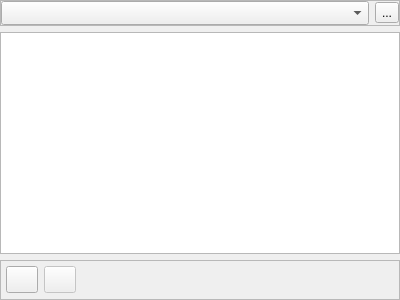
<?xml version="1.0" encoding="UTF-8"?>
<ui version="4.0">
 <class>ProjectNavigator</class>
 <widget class="QWidget" name="ProjectNavigator">
  <property name="geometry">
   <rect>
    <x>0</x>
    <y>0</y>
    <width>400</width>
    <height>300</height>
   </rect>
  </property>
  <property name="windowTitle">
   <string>Form</string>
  </property>
  <layout class="QVBoxLayout" name="verticalLayout">
   <property name="leftMargin">
    <number>0</number>
   </property>
   <property name="topMargin">
    <number>0</number>
   </property>
   <property name="rightMargin">
    <number>0</number>
   </property>
   <property name="bottomMargin">
    <number>0</number>
   </property>
   <item>
    <widget class="QFrame" name="frameSites">
     <property name="sizePolicy">
      <sizepolicy hsizetype="Preferred" vsizetype="Maximum">
       <horstretch>0</horstretch>
       <verstretch>0</verstretch>
      </sizepolicy>
     </property>
     <property name="frameShape">
      <enum>QFrame::StyledPanel</enum>
     </property>
     <property name="frameShadow">
      <enum>QFrame::Raised</enum>
     </property>
     <layout class="QHBoxLayout" name="horizontalLayout_6">
      <property name="leftMargin">
       <number>0</number>
      </property>
      <property name="topMargin">
       <number>0</number>
      </property>
      <property name="rightMargin">
       <number>0</number>
      </property>
      <property name="bottomMargin">
       <number>0</number>
      </property>
      <item>
       <widget class="QComboBox" name="cmbSites">
        <property name="minimumSize">
         <size>
          <width>0</width>
          <height>24</height>
         </size>
        </property>
       </widget>
      </item>
      <item>
       <widget class="QToolButton" name="btnEditSite">
        <property name="cursor">
         <cursorShape>PointingHandCursor</cursorShape>
        </property>
        <property name="text">
         <string>...</string>
        </property>
        <property name="icon">
         <iconset resource="../resources/TeraClient.qrc">
          <normaloff>:/icons/edit.png</normaloff>:/icons/edit.png</iconset>
        </property>
        <property name="iconSize">
         <size>
          <width>20</width>
          <height>20</height>
         </size>
        </property>
       </widget>
      </item>
     </layout>
    </widget>
   </item>
   <item>
    <widget class="QTreeWidget" name="treeNavigator">
     <property name="iconSize">
      <size>
       <width>24</width>
       <height>24</height>
      </size>
     </property>
     <attribute name="headerVisible">
      <bool>false</bool>
     </attribute>
     <column>
      <property name="text">
       <string notr="true">1</string>
      </property>
     </column>
    </widget>
   </item>
   <item>
    <widget class="QFrame" name="bottomFrame">
     <property name="sizePolicy">
      <sizepolicy hsizetype="Preferred" vsizetype="Maximum">
       <horstretch>0</horstretch>
       <verstretch>0</verstretch>
      </sizepolicy>
     </property>
     <property name="minimumSize">
      <size>
       <width>0</width>
       <height>40</height>
      </size>
     </property>
     <property name="frameShape">
      <enum>QFrame::StyledPanel</enum>
     </property>
     <property name="frameShadow">
      <enum>QFrame::Raised</enum>
     </property>
     <layout class="QHBoxLayout" name="horizontalLayout_5">
      <property name="leftMargin">
       <number>5</number>
      </property>
      <property name="topMargin">
       <number>5</number>
      </property>
      <property name="rightMargin">
       <number>5</number>
      </property>
      <property name="bottomMargin">
       <number>5</number>
      </property>
      <item>
       <widget class="QToolButton" name="btnNewItem">
        <property name="minimumSize">
         <size>
          <width>32</width>
          <height>20</height>
         </size>
        </property>
        <property name="cursor">
         <cursorShape>PointingHandCursor</cursorShape>
        </property>
        <property name="text">
         <string/>
        </property>
        <property name="icon">
         <iconset resource="../resources/TeraClient.qrc">
          <normaloff>:/icons/new.png</normaloff>:/icons/new.png</iconset>
        </property>
        <property name="iconSize">
         <size>
          <width>20</width>
          <height>20</height>
         </size>
        </property>
        <property name="popupMode">
         <enum>QToolButton::InstantPopup</enum>
        </property>
        <property name="autoRaise">
         <bool>false</bool>
        </property>
        <property name="arrowType">
         <enum>Qt::NoArrow</enum>
        </property>
       </widget>
      </item>
      <item>
       <widget class="QToolButton" name="btnDeleteItem">
        <property name="enabled">
         <bool>false</bool>
        </property>
        <property name="minimumSize">
         <size>
          <width>32</width>
          <height>20</height>
         </size>
        </property>
        <property name="cursor">
         <cursorShape>PointingHandCursor</cursorShape>
        </property>
        <property name="text">
         <string/>
        </property>
        <property name="icon">
         <iconset resource="../resources/TeraClient.qrc">
          <normaloff>:/icons/delete_old.png</normaloff>:/icons/delete_old.png</iconset>
        </property>
        <property name="iconSize">
         <size>
          <width>20</width>
          <height>20</height>
         </size>
        </property>
        <property name="popupMode">
         <enum>QToolButton::DelayedPopup</enum>
        </property>
       </widget>
      </item>
      <item>
       <spacer name="horizontalSpacer">
        <property name="orientation">
         <enum>Qt::Horizontal</enum>
        </property>
        <property name="sizeHint" stdset="0">
         <size>
          <width>40</width>
          <height>20</height>
         </size>
        </property>
       </spacer>
      </item>
     </layout>
    </widget>
   </item>
  </layout>
 </widget>
 <resources>
  <include location="../resources/TeraClient.qrc"/>
 </resources>
 <connections/>
</ui>
